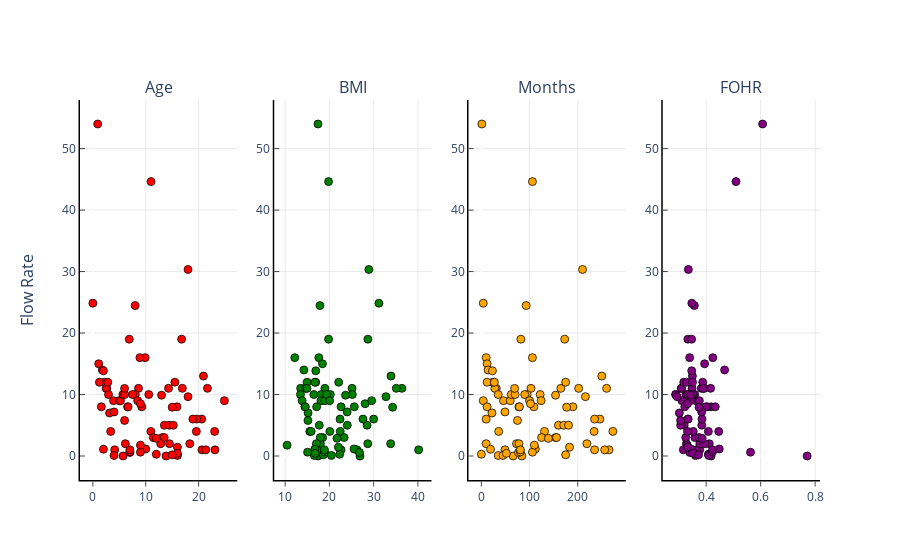

Notebook source saved alongside this figure:
### Code cell
SubPlot = make_subplots(rows = 1, cols = 4,
y_title= "Flow Rate", x_title="", subplot_titles= ("Age", "BMI", "Months", "FOHR")   
                     )

SubPlot.update_layout(showlegend = False, title = "", plot_bgcolor = 'white')

SubPlot.update_xaxes(showline = True, linecolor = 'black', linewidth = 1.5, ticks = "outside", showgrid = True, gridcolor = "lightgray", gridwidth = .5)
SubPlot.update_yaxes(showline = True, linecolor = 'black', linewidth = 1.5, ticks = "inside", showgrid = True, gridcolor = "lightgray", gridwidth = .5)

SubPlot.append_trace(go.Scatter(x = DataSet['Age'], y = DataSet["FR"], mode = "markers", marker = dict(color = "red")), row = 1, col = 1)
SubPlot.append_trace(go.Scatter(x = DataSet['BMI'], y = DataSet["FR"], mode = "markers", marker = dict(color = "green")), row = 1, col = 2)
SubPlot.append_trace(go.Scatter(x = DataSet['Months'], y = DataSet["FR"], mode = "markers", marker = dict(color = "orange")), row = 1, col = 3)
SubPlot.append_trace(go.Scatter(x = DataSet['FOHR'], y = DataSet["FR"], mode = "markers", marker = dict(color = "purple")), row = 1, col =4)

SubPlot.update_traces(marker = dict(size = 8, line = dict(width = .75, color = "black")))

### Figure 1 — Plotly figure (JSON) as saved in the notebook; plotly's stock layout.template omitted (floating-point values rounded to 4 significant figures)
{"data": [{"marker": {"color": "red", "line": {"color": "black", "width": 0.75}, "size": 8}, "mode": "markers", "type": "scatter", "x": [2.628, 20.63, 23.1, 9.906, 5.717, 13.53, 8.636, 21.35, 8.894, 20.59, 15.92, 2.517, 4.131, 3.369, 10.58, 13.14, 8.025, 20.92, 14.49, 21.67, 16.93, 3.908, 18.34, 6.147, 4.989, 9.253, 14.41, 23.03, 5.228, 10.97, 13.49, 12.84, 13.86, 24.88, 11.44, 15.21, 19.57, 19.65, 2.142, 1.106, 1.244, 1.606, 1.786, 2.833, 2.958, 3.156, 5.678, 6.022, 6.575, 6.661, 6.892, 7.503, 8.475, 14.31, 15.51, 16.79, 18.92, 0.9167, 10, 7, 18, 4, 9, 9, 18, 2, 8, 6, 12, 12, 16, 16, 16, 15, 11, 4, 6, 13, 9, 15, 2, 7, 7, 0], "xaxis": "x", "y": [11, 1, 1, 16, 0, 5, 11, 1, 16, 6, 8, 11, 1, 4, 10, 3, 10, 13, 2, 11, 11, 9, 2, 2, 9, 8, 5, 4, 9, 4, 3, 2, 0, 9, 3, 5, 4, 6, 12, 15, 12, 8, 14, 12, 10, 7, 10, 10, 8, 8, 19, 10, 9, 11, 12, 19, 6, 54, 1.147, 0.5734, 9.652, 0.08123, 0.6212, 1.768, 30.34, 1.099, 24.47, 5.782, 2.867, 0.2867, 1.434, 0.09557, 0.4301, 0.1911, 44.63, 7.168, 10.99, 9.891, 8.505, 7.932, 13.86, 0.669, 1.003, 24.85], "yaxis": "y"}, {"marker": {"color": "green", "line": {"color": "black", "width": 0.75}, "size": 8}, "mode": "markers", "type": "scatter", "x": [13.5, 26.23, 40.17, 17.61, 17.44, 28.52, 18.98, 22.63, 12.17, 30.01, 22.64, 14.56, 17.37, 15.56, 13.46, 18.48, 18.14, 33.92, 33.85, 36.39, 25.11, 18.09, 28.67, 17.96, 18.98, 17.12, 17.71, 15.88, 13.84, 22.45, 17.93, 17.05, 26.91, 29.55, 23.33, 24.04, 20.09, 27.59, 14.97, 18.43, 16.9, 14.48, 14.24, 16.73, 16.48, 15.18, 20.21, 25.18, 14.55, 25.63, 19.81, 19.37, 20.05, 35.12, 22.1, 28.7, 22.41, 17.42, 25.57, 26.79, 32.78, 16.59, 15.07, 10.44, 28.92, 16.69, 17.87, 15.15, 21.7, 22.33, 22.03, 20.44, 16.79, 18.63, 19.81, 24.01, 14.93, 23.65, 28.07, 34.29, 16.92, 18.88, 18.88, 31.19], "xaxis": "x2", "y": [11, 1, 1, 16, 0, 5, 11, 1, 16, 6, 8, 11, 1, 4, 10, 3, 10, 13, 2, 11, 11, 9, 2, 2, 9, 8, 5, 4, 9, 4, 3, 2, 0, 9, 3, 5, 4, 6, 12, 15, 12, 8, 14, 12, 10, 7, 10, 10, 8, 8, 19, 10, 9, 11, 12, 19, 6, 54, 1.147, 0.5734, 9.652, 0.08123, 0.6212, 1.768, 30.34, 1.099, 24.47, 5.782, 2.867, 0.2867, 1.434, 0.09557, 0.4301, 0.1911, 44.63, 7.168, 10.99, 9.891, 8.505, 7.932, 13.86, 0.669, 1.003, 24.85], "yaxis": "y2"}, {"marker": {"color": "orange", "line": {"color": "black", "width": 0.75}, "size": 8}, "mode": "markers", "type": "scatter", "x": [31, 235, 265, 10, 66, 160, 103, 256, 106, 246, 190, 28, 49, 36, 122, 154, 95, 250, 10, 260, 202, 46, 219, 73, 4, 109, 171, 273, 60, 131, 156, 78, 84, 124, 125, 181, 234, 235, 24, 12, 12, 12, 14, 27, 35, 22, 62, 70, 78, 79, 82, 90, 100, 165, 175, 173, 10, 1, 112, 77, 216, 35, 106, 110, 210, 19, 93, 75, 139, 0, 183, 45, 52, 175, 106, 49, 69, 154, 102, 177, 23, 81, 81, 4], "xaxis": "x3", "y": [11, 1, 1, 16, 0, 5, 11, 1, 16, 6, 8, 11, 1, 4, 10, 3, 10, 13, 2, 11, 11, 9, 2, 2, 9, 8, 5, 4, 9, 4, 3, 2, 0, 9, 3, 5, 4, 6, 12, 15, 12, 8, 14, 12, 10, 7, 10, 10, 8, 8, 19, 10, 9, 11, 12, 19, 6, 54, 1.147, 0.5734, 9.652, 0.08123, 0.6212, 1.768, 30.34, 1.099, 24.47, 5.782, 2.867, 0.2867, 1.434, 0.09557, 0.4301, 0.1911, 44.63, 7.168, 10.99, 9.891, 8.505, 7.932, 13.86, 0.669, 1.003, 24.85], "yaxis": "y3"}, {"marker": {"color": "purple", "line": {"color": "black", "width": 0.75}, "size": 8}, "mode": "markers", "type": "scatter", "x": [0.3088, 0.3763, 0.3162, 0.3394, 0.7706, 0.3191, 0.3929, 0.3642, 0.4244, 0.3333, 0.4181, 0.3092, 0.3383, 0.4461, 0.2878, 0.3583, 0.3256, 0.3494, 0.3276, 0.3481, 0.3821, 0.3352, 0.3764, 0.4113, 0.3112, 0.4034, 0.3839, 0.408, 0.362, 0.3525, 0.3741, 0.395, 0.4179, 0.3418, 0.3249, 0.3062, 0.3314, 0.3333, 0.3176, 0.3942, 0.3873, 0.3989, 0.4677, 0.3279, 0.2887, 0.3016, 0.3325, 0.3579, 0.4334, 0.3214, 0.3328, 0.3504, 0.375, 0.4162, 0.3497, 0.3465, 0.3847, 0.6071, 0.448, 0.3401, 0.2933, 0.361, 0.5627, 0.3306, 0.3347, 0.3461, 0.3566, 0.306, 0.3851, 0.4083, 0.3318, 0.4092, 0.3521, 0.3717, 0.5094, 0.3833, 0.3894, 0.3427, 0.3316, 0.3738, 0.3469, 0.4232, 0.4232, 0.3473], "xaxis": "x4", "y": [11, 1, 1, 16, 0, 5, 11, 1, 16, 6, 8, 11, 1, 4, 10, 3, 10, 13, 2, 11, 11, 9, 2, 2, 9, 8, 5, 4, 9, 4, 3, 2, 0, 9, 3, 5, 4, 6, 12, 15, 12, 8, 14, 12, 10, 7, 10, 10, 8, 8, 19, 10, 9, 11, 12, 19, 6, 54, 1.147, 0.5734, 9.652, 0.08123, 0.6212, 1.768, 30.34, 1.099, 24.47, 5.782, 2.867, 0.2867, 1.434, 0.09557, 0.4301, 0.1911, 44.63, 7.168, 10.99, 9.891, 8.505, 7.932, 13.86, 0.669, 1.003, 24.85], "yaxis": "y4"}], "layout": {"annotations": [{"font": {"size": 16}, "showarrow": false, "text": "Age", "x": 0.1062, "xanchor": "center", "xref": "paper", "y": 1, "yanchor": "bottom", "yref": "paper"}, {"font": {"size": 16}, "showarrow": false, "text": "BMI", "x": 0.3688, "xanchor": "center", "xref": "paper", "y": 1, "yanchor": "bottom", "yref": "paper"}, {"font": {"size": 16}, "showarrow": false, "text": "Months", "x": 0.6313, "xanchor": "center", "xref": "paper", "y": 1, "yanchor": "bottom", "yref": "paper"}, {"font": {"size": 16}, "showarrow": false, "text": "FOHR", "x": 0.8938, "xanchor": "center", "xref": "paper", "y": 1, "yanchor": "bottom", "yref": "paper"}, {"font": {"size": 16}, "showarrow": false, "text": "Flow Rate", "textangle": -90, "x": 0, "xanchor": "right", "xref": "paper", "xshift": -40, "y": 0.5, "yanchor": "middle", "yref": "paper"}], "plot_bgcolor": "white", "showlegend": false, "title": {"text": ""}, "xaxis": {"anchor": "y", "domain": [0, 0.2125], "gridcolor": "lightgray", "gridwidth": 0.5, "linecolor": "black", "linewidth": 1.5, "showgrid": true, "showline": true, "ticks": "outside"}, "xaxis2": {"anchor": "y2", "domain": [0.2625, 0.475], "gridcolor": "lightgray", "gridwidth": 0.5, "linecolor": "black", "linewidth": 1.5, "showgrid": true, "showline": true, "ticks": "outside"}, "xaxis3": {"anchor": "y3", "domain": [0.525, 0.7375], "gridcolor": "lightgray", "gridwidth": 0.5, "linecolor": "black", "linewidth": 1.5, "showgrid": true, "showline": true, "ticks": "outside"}, "xaxis4": {"anchor": "y4", "domain": [0.7875, 1], "gridcolor": "lightgray", "gridwidth": 0.5, "linecolor": "black", "linewidth": 1.5, "showgrid": true, "showline": true, "ticks": "outside"}, "yaxis": {"anchor": "x", "domain": [0, 1], "gridcolor": "lightgray", "gridwidth": 0.5, "linecolor": "black", "linewidth": 1.5, "showgrid": true, "showline": true, "ticks": "inside"}, "yaxis2": {"anchor": "x2", "domain": [0, 1], "gridcolor": "lightgray", "gridwidth": 0.5, "linecolor": "black", "linewidth": 1.5, "showgrid": true, "showline": true, "ticks": "inside"}, "yaxis3": {"anchor": "x3", "domain": [0, 1], "gridcolor": "lightgray", "gridwidth": 0.5, "linecolor": "black", "linewidth": 1.5, "showgrid": true, "showline": true, "ticks": "inside"}, "yaxis4": {"anchor": "x4", "domain": [0, 1], "gridcolor": "lightgray", "gridwidth": 0.5, "linecolor": "black", "linewidth": 1.5, "showgrid": true, "showline": true, "ticks": "inside"}}}
